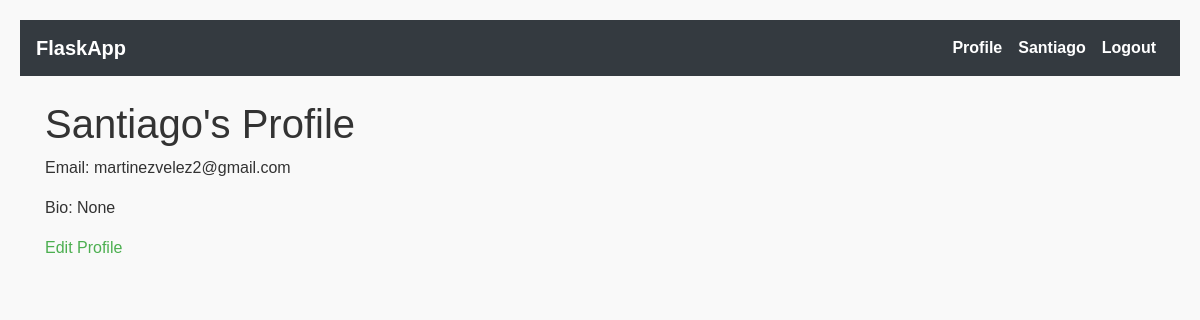
The app's page /profile (signed in) with its own data.
### app/models.py (models this page shows, shortened)
class User(db.Model, UserMixin):
    id = db.Column(db.Integer, primary_key=True)
    username = db.Column(db.String(20), unique=True, nullable=False)
    email = db.Column(db.String(120), unique=True, nullable=False)
    password = db.Column(db.String(60), nullable=False)
    bio = db.Column(db.String(500), nullable=True)
    profile_picture = db.Column(db.String(150), nullable=True)
    posts = db.relationship('Post', backref='author', lazy=True)

### app/routes.py (the view)
@app.route("/profile", methods=["GET"])
@login_required
def profile():
    return render_template('profile.html', title='Profile')

### app/models.py (called while the page is built)
@login_manager.user_loader
def load_user(user_id):
    return User.query.get(int(user_id))

### app/templates/profile.html
{% extends "base.html" %}
{% block content %}
<h1>{{ current_user.username }}'s Profile</h1>
<p>Email: {{ current_user.email }}</p>
<p>Bio: {{ current_user.bio }}</p>
<a href="{{ url_for('edit_profile') }}">Edit Profile</a>
{% endblock %}

### app/templates/base.html (shortened to what this page needs)
<!DOCTYPE html>
<html lang="en">
<head>
    <link rel="stylesheet" href="https://stackpath.bootstrapcdn.com/bootstrap/4.3.1/css/bootstrap.min.css">
    <link rel="stylesheet" href="{{ url_for('static', filename='style.css') }}">
</head>
<body>
    <nav class="navbar navbar-expand-lg navbar-dark bg-dark">
        <a class="navbar-brand" href="{{ url_for('home') }}">FlaskApp</a>
        <div class="collapse navbar-collapse" id="navbarNav">
            <ul class="navbar-nav ml-auto">
                {% if current_user.is_authenticated %}
                    <li class="nav-item">
                        <a class="nav-link" href="{{ url_for('profile') }}">Profile</a>
                    </li>
                    <li class="nav-item">
                        <a class="nav-link" href="#">{{ current_user.username }}</a>
                    </li>
                    <li class="nav-item">
                        <a class="nav-link" href="{{ url_for('logout') }}">Logout</a>
                    </li>
                {% endif %}
            </ul>
        </div>
    </nav>
    <div class="container mt-4">
        {% block content %}{% endblock %}
    </div>
</body>
</html>

### app/static/style.css (style rules this page uses)
:root { --primary-color: #4CAF50; --secondary-color: #f9f9f9; --accent-color: #FF5722; --text-color: #333; }
body { background-color: var(--secondary-color); color: var(--text-color); font-family: 'Poppins', sans-serif; margin: 0; padding: 20px; }
a { color: var(--primary-color); text-decoration: none; }
.navbar { font-family: 'Poppins', sans-serif; font-weight: 600; }
.nav-link { color: white !important; transition: color 0.3s ease; }

### records on screen
User: username "Santiago", email "martinezvelez2@gmail.com", bio "None"
